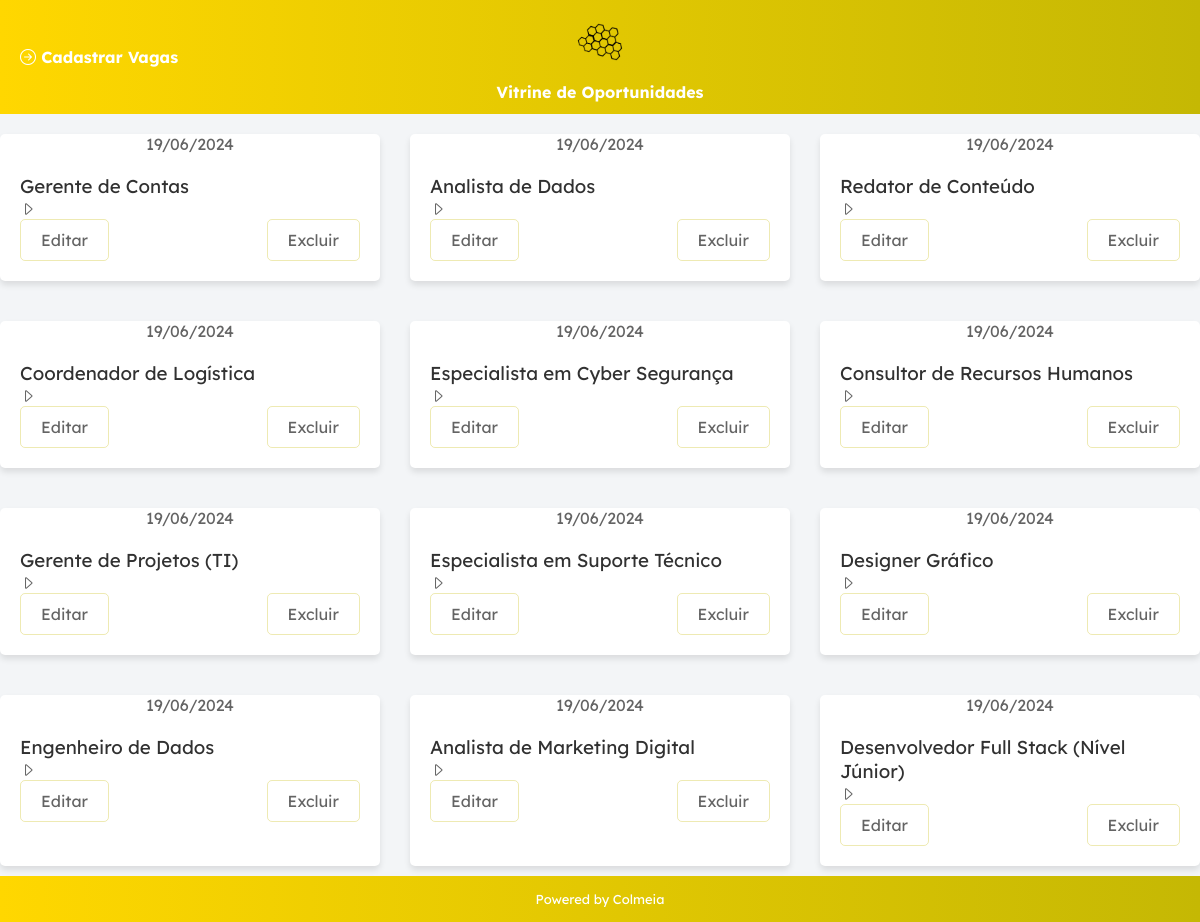
Page /vitrine.php (signed in) on the committed database.
### tables this page shows
CREATE TABLE `vagas` (
  `id` int(11) NOT NULL,
  `data_create` timestamp NOT NULL DEFAULT current_timestamp(),
  `title_vaga` varchar(100) NOT NULL,
  `description_vaga` text NOT NULL
);

### vitrine.php (the view, shortened to what this page needs)
<?php
require "conn.php";
$lista = [];
$sql = $pdo->query("SELECT * FROM vagas ORDER BY id DESC");
if($sql->rowCount() > 0){
    $lista = $sql->fetchAll(PDO::FETCH_ASSOC);
}
?>
<!DOCTYPE html>
<html lang="en">
<head>
    <link rel="stylesheet" href="https://cdn.jsdelivr.net/npm/bootstrap-icons@1.11.3/font/bootstrap-icons.min.css">
    <link rel="stylesheet" href="assets/css/global.css">
    <link rel="stylesheet" href="assets/css/vitrine.css">
</head>
<body>
    <div class="container">
    <header id="header">
            <div class="menu">
            <a href="index.php" class="logo-container"> <img src="assets/img/logo.png" class="logo" alt="Logo"><h3>Vitrine de Oportunidades</h3></a>
                <h2>
                    <a href="cadastrarv.php"><i class="bi bi-arrow-right-circle"></i> Cadastrar Vagas</a>
                </h2>
            </div>
        </header>
    <main class="container-post">
    <div class="card-container">
        <?php foreach ($lista as $vaga): ?>
            <div class="card">
                <div class="top-post menu">
                    <span><?= date_format(new DateTime($vaga['data_create']), 'd/m/Y'); ?></span>
                </div>
                <div class="content-post">
                    <h3><?= $vaga['title_vaga']; ?></h3>
                    <details>
                    <br>
                        <summary>
                            <i class="bi bi-caret-right"></i>
                        </summary>
                    </details>
                    <div class="options">
                        <a href="editarv.php?id=<?= $vaga['id']; ?>" class="button edit">Editar</a>
                        <a href="excluirv.php?id=<?= $vaga['id']; ?>" class="button delete" onclick="return confirm('Tem certeza que deseja excluir essa vaga?')">Excluir</a>
                    </div>
                </div>
            </div>
        <?php endforeach; ?>
    </div>
</main>
        <?php require "footer.php"; ?>
</body>
</html>

### assets/css/global.css (style rules this page uses)
* { margin: 0; padding: 0; text-decoration: none; list-style: none; }
:root { --yellow: #FFD700; --yellow-dark: #c5b804; --white: #FFF; --title: #313131; --text: #646464; --linear: linear-gradient(90deg, var(--yellow) 0%, var(--yellow-dark) 100%); }
html { scroll-behavior: smooth; }
body { background-color: #f3f5f7; }
.container { width: 100%; height: 100vh; display: flex; flex-direction: column; justify-content: space-between; }
#header, #footer { background: var(--linear); padding: 5vh 5vh 5vh 5vh; color: var(--white); font-family: 'Lexend Deca'; font-size: 13px; }
#header { display: flex; justify-content: space-between; align-items: center; padding: 10px; position: relative; }
.menu { flex: 1; display: flex; justify-content: center; }
#header .menu h2 { position: absolute; left: 10px; text-decoration: none; color: #000; font-size: 16px; transition: color 0.3s; }
.logo { width: 90px; height: 60px; }
.menu img, .menu i { text-decoration: none; color: var(--white); }
.menu a { color: var(--white); text-decoration: none; }
.button { padding: 10px 20px; border-radius: 5px; text-decoration: none; font-family: 'Lexend Deca', sans-serif; font-size: 16px; transition: background-color 0.3s, border-color 0.3s; }
.button.edit { border: 1px solid rgba(197, 184, 4, 0.3); color: var(--text); }
.button.delete { border: 1px solid rgba(197, 184, 4, 0.3); color: var(--text); }

### assets/css/vitrine.css (style rules this page uses)
#header { color: transparent; display: flex; justify-content: space-between; align-items: center; padding: 12px; position: relative; }
.menu { display: flex; justify-content: center; align-items: center; flex: 1; }
.menu a { color: var(--white); font-size: 16px; margin: 0 10px; }
.logo { width: 90px; height: 60px; margin: 0 auto; }
.card-container { margin-top: 20px; display: flex; flex-wrap: wrap; gap: 30px; justify-content: space-between; }
.card { flex: 1 1 calc(33.33% - 20px); margin-bottom: 10px; background-color: var(--white); border-radius: 5px; box-shadow: 0 4px 6px rgba(0, 0, 0, 0.1); transition: box-shadow 0.3s; }
.card .content-post { font-family: 'Lexend Deca'; color: var(--text); padding: 20px; }
.card h3 { font-family: 'Lexend Deca'; color: var(--title); font-weight: 400; margin-bottom: 1px; }
.card .top-post span { display: flex; justify-content: flex-start; color: var(--text); font-family: 'Lexend Deca'; font-size: 16px; }
.card .options { display: flex; justify-content: space-between; }
.card .options a { color: var(--black); text-decoration: none; }
@media (max-width: 1200px) { .card { flex: 1 1 calc(33.33% - 20px); } }
.options { display: flex; justify-content: flex-end; gap: 15px; }
details summary { cursor: pointer; display: flex; align-items: center; justify-content: space-between; }
.bi-caret-right { margin-left: 0px; transition: transform 0.5s ease-in-out; }
.logo-container h3 { font-family: 'Lexend Deca'; font-size: 16px; }
.logo-container { display: flex; flex-direction: column; align-items: center; text-align: center; text-decoration: none; color: var(--white); }
.logo { width: 90px; height: 60px; margin-bottom: 10px; }

### rows in the picture
vagas: data_create "19/06/2024", title_vaga "Gerente de Contas"
vagas: data_create "19/06/2024", title_vaga "Analista de Dados"
vagas: data_create "19/06/2024", title_vaga "Redator de Conteúdo"
vagas: data_create "19/06/2024", title_vaga "Coordenador de Logística"
vagas: data_create "19/06/2024", title_vaga "Especialista em Cyber Segurança"
vagas: data_create "19/06/2024", title_vaga "Consultor de Recursos Humanos"
vagas: data_create "19/06/2024", title_vaga "Gerente de Projetos (TI)"
vagas: data_create "19/06/2024", title_vaga "Especialista em Suporte Técnico"
vagas: data_create "19/06/2024", title_vaga "Designer Gráfico"
vagas: data_create "19/06/2024", title_vaga "Engenheiro de Dados"
vagas: data_create "19/06/2024", title_vaga "Analista de Marketing Digital"
vagas: data_create "19/06/2024", title_vaga "Desenvolvedor Full Stack (Nível Júnior)"
